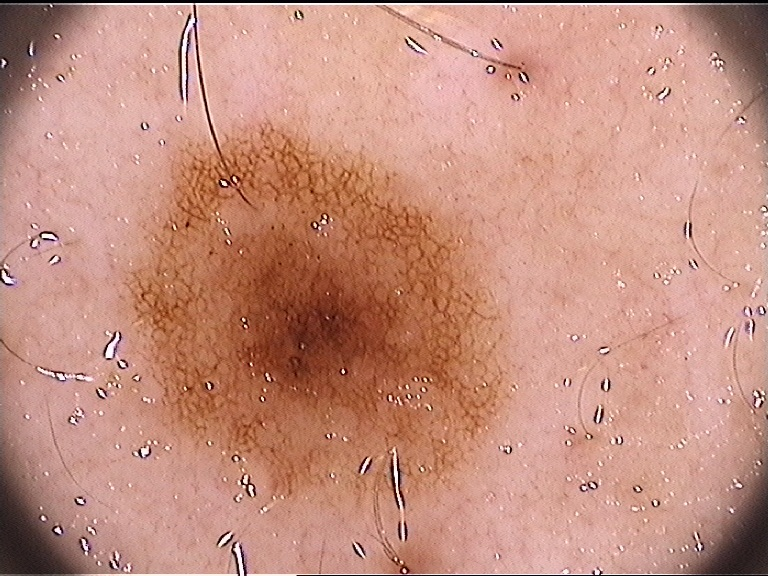
#> input picture images/Class12/015.jpg, 768 x 576 px
$ python class_14_p1.py
#> lines starting #> are read from the running program, lines starting #| are printed output that depends on the picture; after the words box and inside, x2 and y2 are one past the last pixel; in counts of white or black regions, pixels touching at a corner belong together
# -*- coding: utf-8 -*-
"""
Created on Sat Sep  7 16:48:41 2019

@author: luisf
"""

# =============================================================================
# DIP with openCV Class 14
#
#P1: Using What we have learned to separate a part of an image
#
# =============================================================================

import cv2
import os
import numpy as np

def layers2single(img):
    #this function takes an image with 3 layers (color) and
    #stacks them on a single serial layer
    shape = img.shape
    if( len(shape) < 3 ):
        return img
    r,c,l = img.shape
    img = np.column_stack((img[:,:,0], np.column_stack(( img[:,:,1],img[:,:,2] )) ))

    return img
def single2layers(img):
    #this image does the oposite of the above function
    #takes a single layered image cuts it on 3 sections
    #and stacks them in parallel (back to 3 layers)
    shape = img.shape
    if( len(shape) > 2 ):
        return img
    r,c = img.shape
    nc = int(c/3)
    imgl1 = img[: , 0:nc ]
    imgl2 = img[: , nc:nc*2 ]
    imgl3 = img[: , nc*2:nc*3 ]
    #i have 3 images r,c and i want to stack them to get an image
    #that should be r,c,l. so i transpose each one to c,r and stack them
    #getting 3,c,r then i transpose the image obtaining r,c,3
    img = np.array([imgl1.T,imgl2.T,imgl3.T]).T
    return img

def avgfilter(img):
    kernel = np.ones((10,10), np.float32)/100
    anchor = (0,0)
    nimg = cv2.filter2D(img,-1, kernel, anchor)
    return nimg

def decompose(img, printcomps = False):
    r,c,l = img.shape
    iBGR = img
    iHSV = cv2.cvtColor(iBGR, cv2.COLOR_BGR2HSV)
    iLab = cv2.cvtColor(iBGR, cv2.COLOR_BGR2Lab)
    iLuv = cv2.cvtColor(iBGR, cv2.COLOR_BGR2Luv)
    iHLS = cv2.cvtColor(iBGR, cv2.COLOR_BGR2HLS)
    #iHSV = cv2.subtract(iHSV,255)
    iBGR = ( 255 - iBGR )
    iHSV = layers2single(iHSV)
    iLab = layers2single(iLab)
    iLuv = layers2single(iLuv)
    iHLS = layers2single(iHLS)
    iBGR = layers2single(iBGR)
    if(printcomps == True):
        iHSVs = cv2.resize(iHSV, (int(c*0.15),int(r*0.15)), interpolation= cv2.INTER_AREA )
        iLabs = cv2.resize(iLab, (int(c*0.15),int(r*0.15)), interpolation= cv2.INTER_AREA )
        iLuvs = cv2.resize(iLuv, (int(c*0.15),int(r*0.15)), interpolation= cv2.INTER_AREA )
        iHLSs = cv2.resize(iHLS, (int(c*0.15),int(r*0.15)), interpolation= cv2.INTER_AREA )
        iBGRs = cv2.resize(iBGR, (int(c*0.15),int(r*0.15)), interpolation= cv2.INTER_AREA )
        cv2.imshow('HSV,Lab,Luv,HLS,BGR', np.row_stack(( np.row_stack (( np.row_stack((iHSVs,iLabs)),
                                                                        np.row_stack((iLuvs,iHLSs)) )), iBGRs ))  )
    return iHSV, iLab, iLuv, iHLS, iBGR


root = os.path.abspath(os.getcwd()) + '/images'

img = cv2.imread(root + '/Class12/015.jpg')
#> img is the input picture: shape (576, 768, 3); mean B, G, R 127.4, 143.3, 196.8
r,c,l = img.shape
#> r = 576; c = 768; l = 3

img_avg = avgfilter(img)
#> in avgfilter, `nimg = cv2.filter2D(img,-1, kernel, anchor)`:
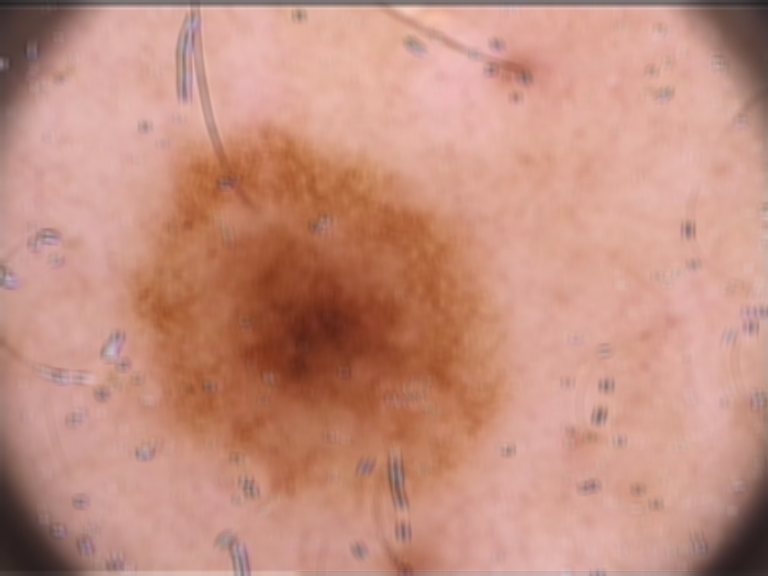
#> nimg: shape (576, 768, 3); mean B, G, R 127.5, 143.4, 196.9

#HSV,Lab,Luv,HLS,BGR = decompose(img_avg,printcomps=True)
img_hsv = cv2.cvtColor(img_avg, cv2.COLOR_BGR2HSV)
#> img_hsv: shape (576, 768, 3); mean H, S, V 9.1, 92.3, 196.9
S = img_hsv[:,:,1] #S layer
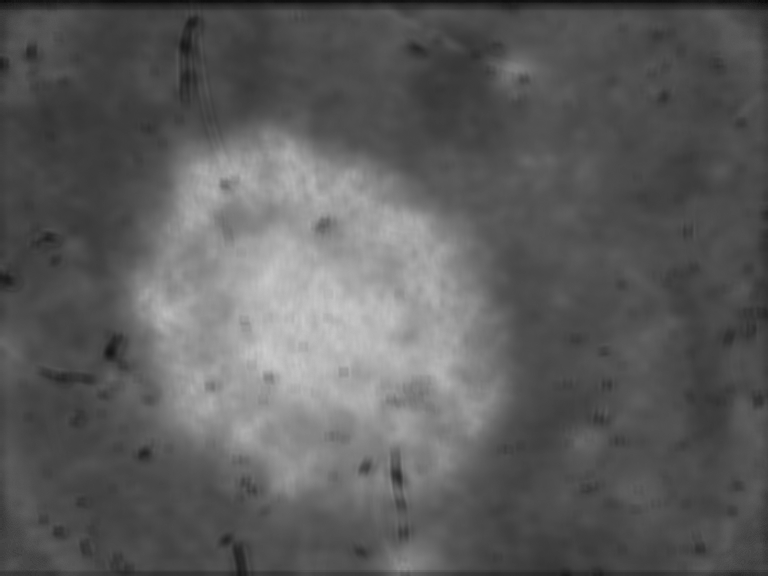
#> S: shape (576, 768); min 10, max 202, mean 92.3

_,S_thresh = cv2.threshold(S, 0, 255, cv2.THRESH_BINARY | cv2.THRESH_OTSU)
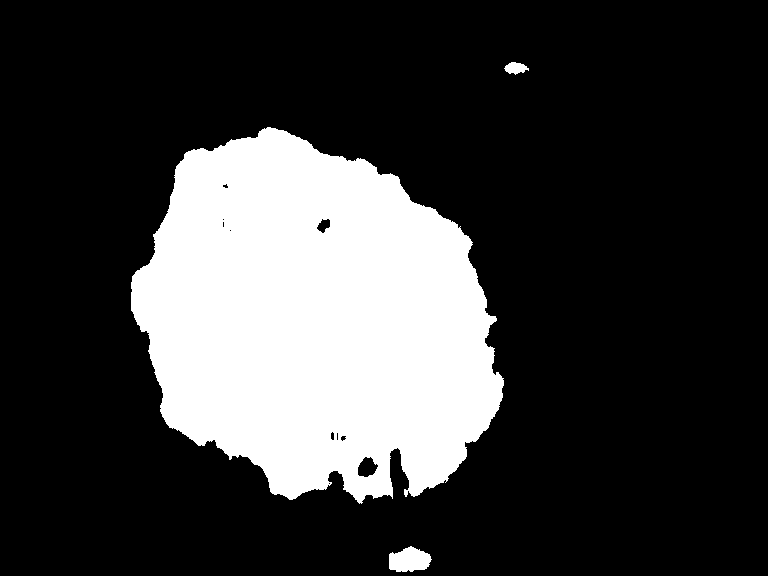
#> S_thresh: shape (576, 768); 22.9% white; 3 white regions, box (x1, y1, x2, y2) and area: (131, 127, 504, 504) 100266, (389, 546, 432, 572) 818, (504, 62, 529, 75) 206

cv2.imshow('Thresholded',S_thresh)

#filling the holes on the image
maskfill = np.zeros((r+2,c+2),np.uint8)
S_fill = S_thresh.copy()
# Floodfill basicly fills (sets to the value we input) the pixels it finds
#to be zero (but wont set to max if these values are inside a nonzero figure)

#lets make a mask setting all the background to max
cv2.floodFill(S_fill, maskfill, (0,0), 255)
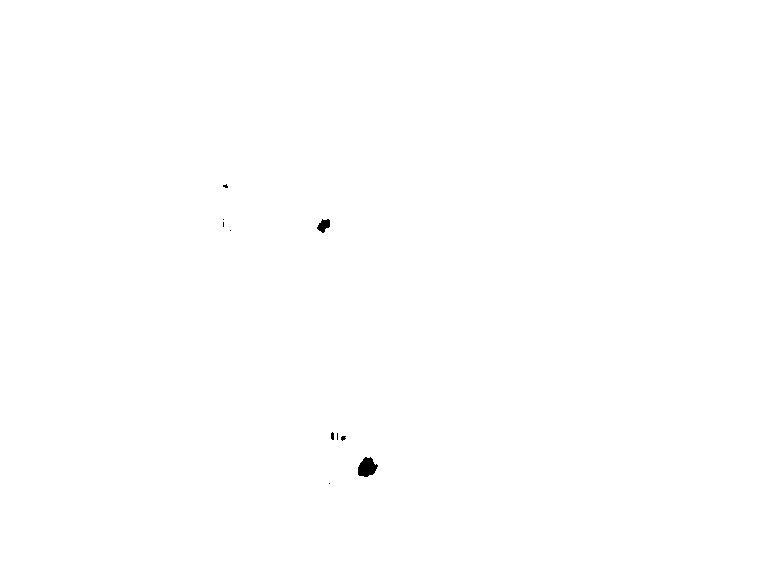
#> S_fill: shape (576, 768); 99.9% white; 10 black regions (7 under 20 px), largest, box (x1, y1, x2, y2) and area: (358, 457, 378, 477) 276, (317, 219, 330, 233) 115, (331, 432, 334, 440) 21
#only the holes inside the figure are not filled
#so now lets invert the image so the holes are now the
#only thing set to 1
S_fill = cv2.bitwise_not(S_fill)
S_thresh = S_thresh | S_fill
#> S_thresh: shape (576, 768); 23% white; 3 white regions

#cv2.imshow('Holes filled ',S_thresh)

contours,_ = cv2.findContours(S_thresh, cv2.RETR_LIST, cv2.CHAIN_APPROX_SIMPLE)
#> contours = 3 contours; box (x1, y1, x2, y2) and area: (131, 127, 504, 504) 100043, (389, 546, 432, 572) 762, (504, 62, 529, 75) 178

#lets find the biggest figure on the layer and set 0 everything else
S_n = img.copy()*0
#> S_n: shape (576, 768, 3); every value is 0
area_max = 0
i_max = 0
for i in range(len(contours)):
    cv2.drawContours(S_n, contours, i , (255,255,255), -1)
    area = np.sum(S_n) /255
    if(area > area_max):
        area_max = area
        i_max = i
    S_n = S_n*0
#> this loop made 3 passes
#> (area, area_max, i_max) on passes 1 to 2: (2454, 2454, 0), (302172, 302172, 1)
#> area on pass 3: 618
#> after the loop, area_max = 302172; i_max = 1

S_thresh = S_thresh*0
#> S_thresh: shape (576, 768); every value is 0
#now that we have the biggest one lets draw it and fill it
cv2.drawContours(S_thresh, contours, i_max, (255,255,255), -1)
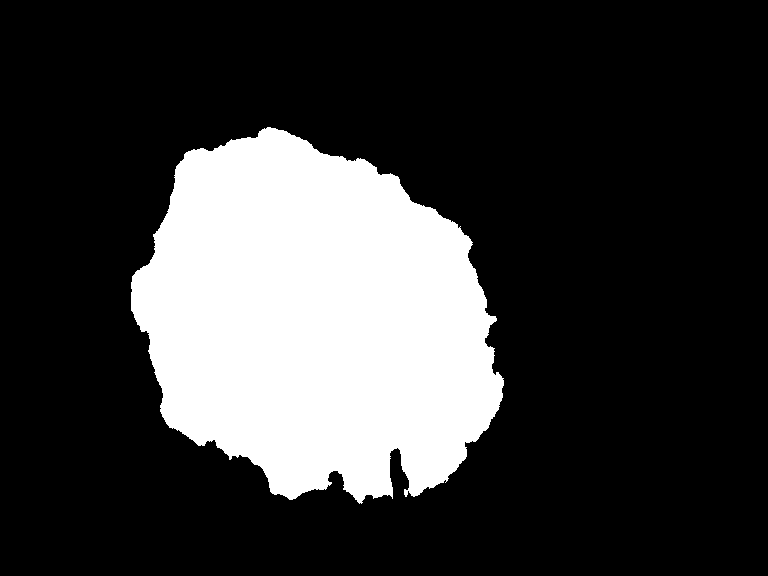
#> S_thresh: shape (576, 768); 22.8% white; 1 white region, box (x1, y1, x2, y2) and area: (131, 127, 504, 504) 100724

#stack the layer 3 times horizontally to pass it to our functtion that cuts
#it on 3 and stacks the layers parallel
#(The 3 layers are the same but we need 3 to compare it to the color image)
S_thresh = np.column_stack(( S_thresh , np.column_stack(( S_thresh,S_thresh )) ))
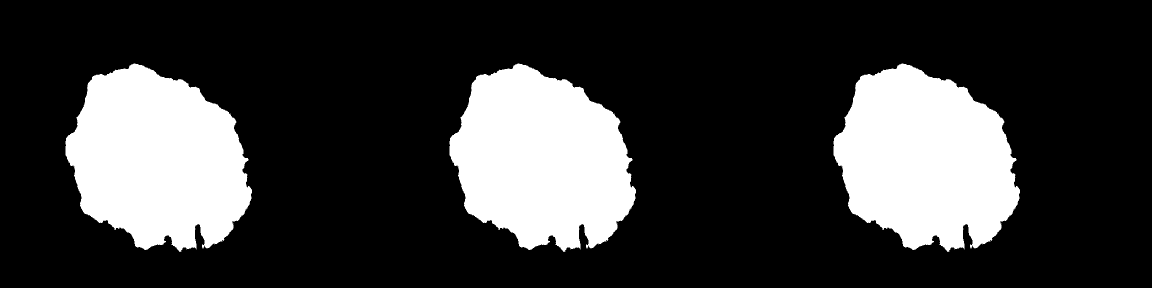
#> S_thresh: shape (576, 2304) (shown at 1/2 size); 22.8% white; 3 white regions, box (x1, y1, x2, y2) and area: (131, 127, 504, 504) 100724, (899, 127, 1272, 504) 100724, (1667, 127, 2040, 504) 100724
S_thresh = single2layers(S_thresh)

#we set to 0 where our layer mask is 0
img[S_thresh==0] = 0
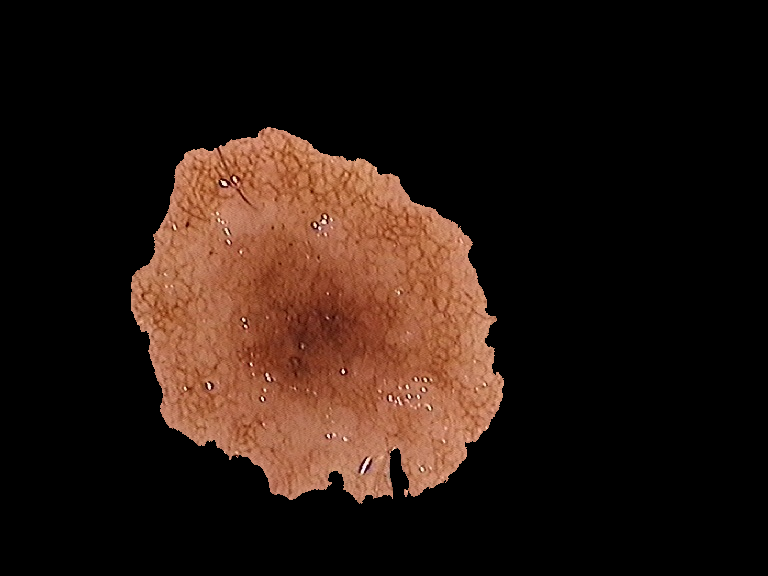
#> img: shape (576, 768, 3); mean B, G, R 16.4, 23.7, 39.5
cv2.imshow('Img masked',img)
cv2.imshow('Mask ', S_thresh)

cv2.imwrite(root+'images/class12/imageMasked.jpg',img)
cv2.imwrite(root+'images/class12/imageMask.jpg',S_thresh)

cv2.waitKey(0)
cv2.destroyAllWindows()
